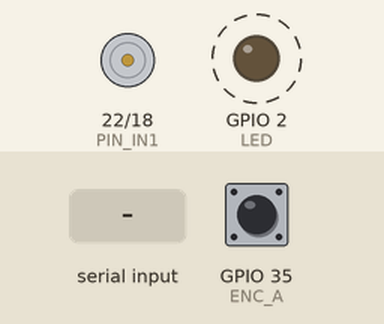
This sketch was run on a simulated ESP32. Shown: motor-driver pin pairs drawn as motors (green arrow = first pin HIGH = forward, orange = second pin HIGH = backward, longer = more drive, scaled by the enable pin), output pins drawn as LEDs (lit = HIGH). Dashed ring = blinking. Inputs (shaded band) come from the test bench; at power-on: GPIO 35 (ENC_A) HIGH. Nothing arrives over Bluetooth unless stated.

Above: at 1.25 s.
1.3 s: "START\n" received over the second serial link
At 1.5 s:
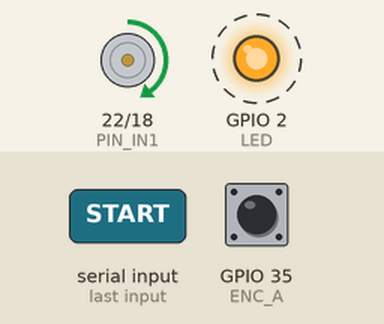
Timing chart, 0 to 10.3 s (numbered marks = the images above; inputs shaded):
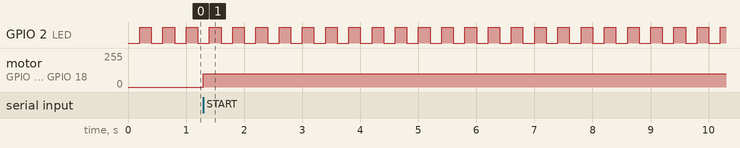

Measured:
- after the input at 1.3 s, motor on GPIO 22 (PIN_IN1) / GPIO 18 (PIN_IN2): stopped → forward 100/255 at once
- by itself, GPIO 2 (LED): alternates HIGH for 0.20 s and LOW for 0.20 s

The sketch:

ESP32-BT-v1.ino
```cpp
#include "BluetoothSerial.h"

// Motor driver (TB6612)
const int PIN_IN1 = 22;   // AIN1
const int PIN_IN2 = 18;   // AIN2
const int PIN_PWM = 23;   // PWMA (PWM output)

// Encoder
const int ENC_A   = 35;   // C1/A
const int ENC_B   = 34;   // C2/B
const int ENCODER_PPR = 660; // pulses per revolution

// LED, button
const int LED = 2;

// Bluetooth SPP mode
BluetoothSerial SerialBT;

// --- Logging & control ---
const unsigned long LOG_INTERVAL_MS = 10;
unsigned long lastLogTime = 0;
volatile long encoderPos = 0;
volatile int  lastA     = LOW;
long lastEncoderCount = 0;
int  currentPWM = 0;
unsigned long lastBlink = 0;
bool isRunning = false; // Motor trạng thái chạy
long encoderPosStart = 0; // Mốc khi bấm START
float distanceTraveled = 0;

bool ledState = false;

uint8_t D_wheel = 65;

// ISR đọc encoder
void IRAM_ATTR handleEncoder() {
  int a = digitalRead(ENC_A);
  int b = digitalRead(ENC_B);
  if (a != lastA) {
    encoderPos += (a == b) ? +1 : -1;
    lastA = a;
  }
}

// Stop motor
void stopMotor() {
  digitalWrite(PIN_IN1, LOW);
  digitalWrite(PIN_IN2, LOW);
  analogWrite(PIN_PWM, 0);
  currentPWM = 0;
}

// Set speed, direction by PWM, PWM ∈ [-255..+255]
void setMotorPWM(int pwm) {
  pwm = constrain(pwm, -255, 255);
  currentPWM = pwm;
  if (pwm > 0) {
    digitalWrite(PIN_IN1, HIGH);
    digitalWrite(PIN_IN2, LOW);
    analogWrite(PIN_PWM, pwm);
  }
  else if (pwm < 0) {
    pwm = -pwm;
    digitalWrite(PIN_IN1, LOW);
    digitalWrite(PIN_IN2, HIGH);
    analogWrite(PIN_PWM, pwm);
  }
  else {
    stopMotor();
  }
}

void setup() {
  Serial.begin(115200);
  SerialBT.begin("ESP32test");
  pinMode(LED, OUTPUT);

  // Motor-driver pins
  pinMode(PIN_IN1, OUTPUT);
  pinMode(PIN_IN2, OUTPUT);
  pinMode(PIN_PWM, OUTPUT);
  stopMotor();

  // Encoder pins + interrupt
  pinMode(ENC_A, INPUT_PULLUP);
  pinMode(ENC_B, INPUT_PULLUP);
  lastA = digitalRead(ENC_A);
  attachInterrupt(digitalPinToInterrupt(ENC_A), handleEncoder, CHANGE);
}

void loop() {
  unsigned long now = millis();

  // If BT is connected -> Blink LED
  if (SerialBT.hasClient() && (now - lastBlink >= 200)) {
    ledState = !ledState;
    digitalWrite(LED, ledState ? HIGH : LOW);
    lastBlink = now;
  }

  // 1) Nhận lệnh PWM qua SerialBT (−255…+255)
  if (SerialBT.available()) {
    String line = SerialBT.readStringUntil('\n');
    line.trim();
    if (line.length() > 1 && line.charAt(0) == 'L') { // chỉ nhận khi bắt đầu bằng 'L'
      int pwmValue = line.substring(1).toInt();  // lấy chuỗi phía sau ký tự 'L'
      setMotorPWM(pwmValue);
    }

    if (line.equalsIgnoreCase("START")) {
      setMotorPWM(100);
      isRunning = true;
      encoderPosStart = encoderPos; // Đặt mốc
      distanceTraveled = 0; // Reset quãng đường
    }
    else if (line.equalsIgnoreCase("STOP")) {
      setMotorPWM(0);
      isRunning = false;
      // Không reset encoderPosStart, giữ distanceTraveled cho tới lần START tiếp theo
    }
  }

  // 2) Ghi log mỗi LOG_INTERVAL_MS
  unsigned long dt = now - lastLogTime;
  if (now - lastLogTime >= 10) {
    // Lấy số xung trong khoảng thời gian dt
    long deltaCounts = encoderPos - lastEncoderCount;
    lastEncoderCount = encoderPos;

    // Tính RPM: (số vòng quay trong dt) × (60000 ms / phút) / dt
    // số vòng = deltaCounts / ENCODER_PPR
    float rpm = (deltaCounts / (float)ENCODER_PPR) * (60000.0f / dt);
    float vel = (rpm / 60) * (D_wheel * 3.14);

    if (isRunning) {
      long encoderDelta = encoderPos - encoderPosStart;
      // 1 vòng = ENCODER_PPR xung, chuyển ra mét với đường kính D_wheel
      // Khoảng cách = số vòng * chu vi bánh xe
      distanceTraveled = (encoderDelta / (float)ENCODER_PPR) * (D_wheel * 3.14); // mm
    }

    char buf[32];
    sprintf(buf, "%.2f,%.2f,%.2f", vel, vel, distanceTraveled);
    SerialBT.println(buf);

    lastLogTime = now;
  }

  // // Truyền dữ liệu từ serial USB tới Bluetooth
  // if (Serial.available()) {
  //   SerialBT.write(Serial.read());
  // }
  // // Truyền dữ liệu từ Bluetooth tới serial USB
  // if (SerialBT.available()) {
  //   Serial.write(SerialBT.read());
  // }
}
```
